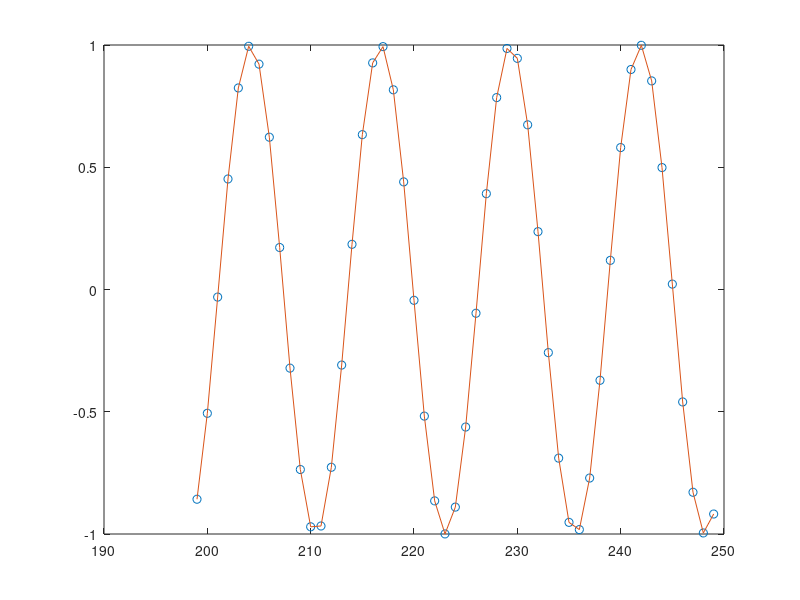

Here is the MATLAB script that generated this plot: (Note: this script raises an error after producing the figure.)
clc; clear all; clear time_plot; clear fft_plot; clear functions; file = 1;

% Specify plot parameters
txtsize=20;
ltxtsize=9;
pwidth=4; %4;
pheight=4; %4;
pxoffset=1; %0.65;
pyoffset=1; %0.5;
markersize=5;

% number filter taps
taps = 128;
% where to plot from
start = int32((taps/100)+1)*100;
inc = 50;

Fs1 = 10*2*pi;
% Create deterministic and stochastic digital data streams
n = 0:1/Fs1:100-(1/Fs1);                % Time index vector
sin_wave = sin(5*n*2*pi);               % Generation of sinusoidal signal
random = 2*round(rand(1,length(n)))-1;  % Random string of +1 and -1 values

figure(1);
plot(n(start:start+inc)*Fs1, sin_wave(start:start+inc), 'o', ...
    n(start:start+inc)*Fs1, sin_wave(start:start+inc));
time_plot(start, start+inc, txtsize, ltxtsize, pwidth, pheight, pxoffset, pyoffset, ...
    markersize, {'Original', 'Sinusoidal Signal : Time domain'});
figure(2)
plot(n(start:start+inc)*Fs1, random(start:start+inc),'o', ...
    n(start:start+inc)*Fs1, random(start:start+inc));
time_plot(start, start+inc, txtsize, ltxtsize, pwidth, pheight, pxoffset, pyoffset, ...
    markersize, {'Original', 'Random Binary Signal : Time domain'});

figure(3);
fft_plot(sin_wave(start:end), 1, txtsize, ltxtsize, pwidth, pheight, ...
    pxoffset,  pyoffset, markersize, ...
    {'Original', 'Sinusoidal Signal : Fourier domain'}, '$f_{s1}$');
figure(4);
fft_plot(random(start:end), 1, txtsize, ltxtsize, pwidth, pheight, ...
    pxoffset, pyoffset, markersize, ...
    {'Original', 'Random Binary Signal : Fourier domain'}, '$f_{s1}$');

% Create lowpass filter and apply it to both data streams
% b = firls(n,f,a), 
%     n is the FIR filter order 
%     f is a vector of pairs of frequency points,
%     a is a vector containing the desired amplitude at the points in f
coeffs1 = firls(taps,[0 0.2 0.22 1],[1 1 0 0]);   % FIR filter coefficients
sin_bwlimited = filter(coeffs1,1,sin_wave);
random_bwlimited = filter(coeffs1,1,random);

figure(5)
plot(n(start:start+inc)*Fs1, sin_bwlimited(start:start+inc), '-o');
time_plot(start, start+inc, txtsize, ltxtsize, pwidth, pheight, pxoffset, ...
    pyoffset, markersize, ...
    {'Band Limited', 'Sinusoidal Signal : Time domain'});
figure(6)
plot(n(start:start+inc)*Fs1, random_bwlimited(start:start+inc),'o');
time_plot(start, start+inc, txtsize, ltxtsize, pwidth, pheight, pxoffset, ...
    pyoffset, markersize, ...
    {'Band Limited', 'Random Binary Signal : Time domain'});

figure(7);
fft_plot(sin_bwlimited(start:end), 1, txtsize, ltxtsize, pwidth, pheight, ...
    pxoffset, pyoffset, markersize, ...
    {'Band Limited', 'Sinusoidal Signal : Fourier domain'}, '$f_{s1}$');
figure(8);
fft_plot(random_bwlimited(start:end), 1, txtsize, ltxtsize, pwidth, ...
    pheight, pxoffset, pyoffset, markersize, ...
    {'Band Limited', 'Random Binary Signal : Fourier domain'}, '$f_{s1}$');

% y = upsample(x,n)
%     increases the sampling rate of x by inserting (n – 1) zeros 
%     between samples.
N = 5;
sin_up = upsample(sin_bwlimited,N);
random_up = upsample(random_bwlimited,N);
Fs2 = Fs1 * N;

figure(9)
plot(n(start*N:(start+inc)*N)*Fs1, sin_up(start*N:(start+inc)*N), 'o');
time_plot(start*N, (start+inc)*N, txtsize, ltxtsize, pwidth, pheight, ...
    pxoffset, pyoffset, markersize, ...
    {sprintf('Improperly Upsampled (%d)', N), 'Sinusoidal Signal : Time domain'});
figure(10)
plot(n(start*N:(start+inc)*N)*Fs1, random_up(start*N:(start+inc)*N),'o');
time_plot(start*N, (start+inc)*N, txtsize, ltxtsize, pwidth, pheight, ...
    pxoffset, pyoffset, markersize, ...
    {sprintf('Improperly Upsampled (%d)', N),  'Random Binary Signal : Time domain'});

figure(11);
fft_plot(sin_up(start:end), N, txtsize, ltxtsize, pwidth, pheight, ...
    pxoffset, pyoffset, markersize, ...
    {sprintf('Improperly Upsampled (%d)', N), 'Sinusoidal Signal : Fourier domain'}, '$f_{s2}$');
figure(12);
fft_plot(random_up(start:end), N, txtsize, ltxtsize, pwidth, pheight, pxoffset, ...
    pyoffset, markersize, ...
    {sprintf('Improperly Upsampled (%d)', N), 'Random Binary Signal : Fourier domain'}, '$f_{s2}$');

% Attempt to downsampling by M without filtering 
% This is incorrect, but is instructive to show what artifacts occur
M = 3;
sin_up_down = downsample(sin_up,M);
random_up_down = downsample(random_up,M);
Fs3 = Fs2/M;

figure(13)
plot(n(start*N/M:(start+inc)*N/M)*Fs1, sin_up_down(start*N/M:(start+inc)*N/M), 'o');
time_plot(start*N/M, (start+inc)*N/M, txtsize, ltxtsize, pwidth, pheight, pxoffset, pyoffset, ...
    markersize, {sprintf('Improperly Upsampled (%d) then Downsampled (%d)', N, M), 'Sinusoidal Signal : Time domain'});
figure(14)
plot(n(start*N/M:(start+inc)*N/M)*Fs1, random_up_down(start*N/M:(start+inc)*N/M),'o');
time_plot(start*N/M, (start+inc)*N/M, txtsize, ltxtsize, pwidth, pheight, pxoffset, pyoffset, ...
    markersize, {sprintf('Improperly Upsampled (%d) then Downsampled (%d)', N, M), 'Random Binary Signal : Time domain'});

figure(15);
fft_plot(sin_up_down(start:end), N, txtsize, ltxtsize, pwidth, pheight, pxoffset, ...
    pyoffset, markersize, ...
    {sprintf('Improperly Upsampled (%d) then Downsampled (%d)', N, M),  'Sinusoidal Signal : Fourier domain'}, '$f_{s3}$');
figure(16);
fft_plot(random_up_down(start:end), N, txtsize, ltxtsize, pwidth, pheight, ...
    pxoffset, pyoffset, markersize, ...
    {sprintf('Improperly Upsampled (%d) then Downsampled (%d)', N, M), 'Random Binary Signal : Fourier domain'}, '$f_{s3}$');

% Lowpass filtering of baseband periodic replica followed by downsampling
% (correct approach) 
coeffs2 = firls(taps,[0 0.15 0.25 1],[N N 0 0]); % FIR filter coefficients
sin_up_filtered = filter(coeffs2,1,sin_up);
sin_up_filtered_down = downsample(sin_up_filtered,M);
random_up_filtered = filter(coeffs2,1,random_up);
random_up_filtered_down = downsample(random_up_filtered,M);
start = start + int32(taps/(2*N));
figure(17)
plot(n(start*N:(start+inc)*N)*Fs1, sin_up_filtered(start*N:(start+inc)*N), 'o');
time_plot(start*N, (start+inc)*N, txtsize, ltxtsize, pwidth, pheight, pxoffset, pyoffset, ...
    markersize, {sprintf('Properly Upsampled (%d) and Filtered', N), 'Sinusoidal Signal : Time domain'});
figure(18)
plot(n(start*N:(start+inc)*N)*Fs1, random_up_filtered(start*N:(start+inc)*N),'o');
time_plot(start*N, (start+inc)*N, txtsize, ltxtsize, pwidth, pheight, pxoffset, pyoffset, ...
    markersize, {sprintf('Properly Upsampled (%d) and Filtered', N), 'Random Binary Signal : Time domain'});

figure(19);
fft_plot(sin_up_filtered(start:end), 1, txtsize, ltxtsize, pwidth, pheight, pxoffset, ...
    pyoffset, markersize, ...
    {sprintf('Properly Upsampled (%d) and Filtered', N),  'Sinusoidal Signal : Fourier domain'}, '$f_{s2}$');
figure(20);
fft_plot(random_up_filtered(start:end), 1, txtsize, ltxtsize, pwidth, pheight, ...
    pxoffset, pyoffset, markersize, ...
    {sprintf('Properly Upsampled (%d) and Filtered', N), 'Random Binary Signal : Fourier domain'}, '$f_{s2}$');

figure(21)
plot(n(start*N/M:(start+inc)*N/M)*Fs1, sin_up_filtered_down(start*N/M:(start+inc)*N/M), 'o');
time_plot(start*N/M, (start+inc)*N/M, txtsize, ltxtsize, pwidth, pheight, pxoffset, pyoffset, ...
    markersize, {sprintf('Properly Upsampled (%d), Filtered, and Downsampled (%d)', N, M), 'Sinusoidal Signal : Time domain'});
figure(22)
plot(n(start*N/M:(start+inc)*N/M)*Fs1, random_up_filtered_down(start*N/M:(start+inc)*N/M),'o');
time_plot(start*N/M, (start+inc)*N/M, txtsize, ltxtsize, pwidth, pheight, pxoffset, pyoffset, ...
    markersize, {sprintf('Properly Upsampled (%d), Filtered, and Downsampled (%d)', N, M), 'Random Binary Signal : Time domain'});

figure(23);
fft_plot(sin_up_filtered_down(start:end), 1, txtsize, ltxtsize, pwidth, pheight, pxoffset, ...
    pyoffset, markersize, ...
    {sprintf('Properly Upsampled (%d), Filtered and Downsampled (%d)', N, M),  'Sinusoidal Signal : Fourier domain'}, '$f_{s3}$');
figure(24);
fft_plot(random_up_filtered_down(start:end), 1, txtsize, ltxtsize, pwidth, pheight, ...
    pxoffset, pyoffset, markersize, ...
    {sprintf('Properly Upsampled (%d), Filtered and Downsampled (%d)', N, M), 'Random Binary Signal : Fourier domain'}, '$f_{s3}$');

clear time_plot; clear fft_plot; clear functions;
Vars=whos;
PersistentVars=Vars([Vars.persistent]);
PersistentVarNames={PersistentVars.name};
clear(PersistentVarNames{:});

return;
% takes in of time domain vector, and provides
% output of FFT in dBFS (full scale)
function out = do_fft(in)
    L = length (in); % Window Length of FFT
    in_HannWnd = in' .* hanning(L ,'periodic');
    out = 20*(log10(abs(fftshift(fft(in_HannWnd,L))/(L/2))));
end
function out = do_fs(in)
   out = ((0:1:(length(in)-1))/(0.5*length(in))-1)/2;
end
function time_plot(x1, x2, txtsize, ltxtsize, pwidth, pheight, pxoffset, ...
    pyoffset, markersize, titlestr)
    persistent file;    
    xlabel('Discrete Time (n)');ylabel('Signal Amplitude');
    ylim([-1.5 1.5]);
    xlim([x1 x2]);
    save=1;
    if save
        if isempty(file)  || (file >= 13)
            file = 1;
        else
            file = file + 1;
        end
        SetPlotSize ([pxoffset pyoffset pwidth pheight],'inches','white');
        SetPlotFont ('Times', txtsize);
        set(gcf,'PaperPositionMode','auto');
        print(sprintf('ch2_upsample_time_%d', file),'-depsc');
    end
    title(titlestr);
end
function fft_plot(data, points, txtsize, ltxtsize, pwidth, pheight, pxoffset, ...
    pyoffset, markersize, titlestr, units)
    persistent file;
    fft_data = do_fft(data);
    fft_axis=do_fs(data);
    [psor,lsor] = findpeaks(fft_data(int32(length(data)/2):length(data)), ...
        fft_axis(int32(length(data)/2):length(data)), ...
    'NPeaks', points, 'SortStr', 'descend');
    if mean(psor) > -23
        [M,I] = min(lsor);
        plot(fft_axis, fft_data, lsor(I), psor(I), 'o');
        xlabel('$\frac{f_s}{2}$','interpreter','latex');
        str = sprintf('%2.1fdB @ %.3f', psor(I), lsor(I));
        text(lsor(I)+.02,psor(I), ...
            strcat(str, '$\frac{f_s}{2}$'), ...
            'interpreter','latex');
    else
        plot(fft_axis, fft_data);
    end
    xlabel(strcat({'Frequency'}, {' '}, {units}), 'interpreter','latex');
    ylabel('Signal Amplitude (dB)');
    ylim([-200 0]);
    xlim([-0.5 0.5]);
    xticks([-.5 -.25  0  .25  .5]);
    grid on;
    save=1;
    if save
        if isempty(file) ||  (file >= 13)
            file = 1;
        else
            file = file + 1;
        end
        SetPlotSize ([pxoffset pyoffset pwidth pheight],'inches','white');
        SetPlotFont ('Times', txtsize);
        set(gcf,'PaperPositionMode','auto');
        print(sprintf('ch2_upsample_fft_%d', file),'-depsc');
    end
    title(titlestr);
end